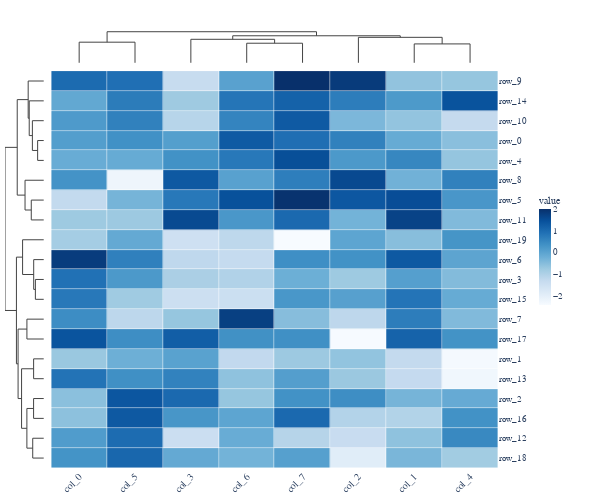

Notebook cell for this chart:
### Code cell
# Cell 6 — Minimal: just data + clustering, no annotations
rng2 = np.random.default_rng(0)
small = pd.DataFrame(
    rng2.standard_normal((20, 8)),
    index=[f"row_{i}" for i in range(20)],
    columns=[f"col_{j}" for j in range(8)],
)
ComplexHeatmap(small, colorscale="Blues", name="value", width=600, height=500).to_plotly()

### Figure 1 — Plotly figure (JSON) as saved in the notebook; plotly's stock layout.template omitted (floating-point values rounded to 4 significant figures; data arrays with more than 128 entries replaced by an {"elided": "..."} marker saying what was removed)
{"data": [{"colorbar": {"len": 0.3, "outlinewidth": 0, "thickness": 12, "tickfont": {"family": "Arial, Helvetica, sans-serif", "size": 9}, "title": {"font": {"family": "Arial, Helvetica, sans-serif", "size": 10}, "text": "value"}, "x": 1.075, "xpad": 4, "y": 0.5}, "colorscale": [[0.0, "rgb(247,251,255)"], [0.125, "rgb(222,235,247)"], [0.25, "rgb(198,219,239)"], [0.375, "rgb(158,202,225)"], [0.5, "rgb(107,174,214)"], [0.625, "rgb(66,146,198)"], [0.75, "rgb(33,113,181)"], [0.875, "rgb(8,81,156)"], [1.0, "rgb(8,48,107)"]], "customdata": {"elided": "20x8x2 str values"}, "hovertemplate": "row: %{customdata[0]}<br>col: %{customdata[1]}<br>value: %{z:.3f}<extra></extra>", "type": "heatmap", "x": [0.0, 1.0, 2.0, 3.0, 4.0, 5.0, 6.0, 7.0], "xaxis": "x3", "xgap": 0.5, "y": [0.0, 1.0, 2.0, 3.0, 4.0, 5.0, 6.0, 7.0, 8.0, 9.0, 10.0, 11.0, 12.0, 13.0, 14.0, 15.0, 16.0, 17.0, 18.0, 19.0], "yaxis": "y3", "ygap": 0.5, "z": {"elided": "20x8 float values"}}, {"hoverinfo": "none", "line": {"color": "#444444", "width": 1.0}, "mode": "lines", "showlegend": false, "type": "scatter", "x": [0.0, 0.0, 1.0, 1.0], "xaxis": "x", "y": [0.0, 5.044, 5.044, 0.0], "yaxis": "y"}, {"hoverinfo": "none", "line": {"color": "#444444", "width": 1.0}, "mode": "lines", "showlegend": false, "type": "scatter", "x": [3.0, 3.0, 4.0, 4.0], "xaxis": "x", "y": [0.0, 4.79, 4.79, 0.0], "yaxis": "y"}, {"hoverinfo": "none", "line": {"color": "#444444", "width": 1.0}, "mode": "lines", "showlegend": false, "type": "scatter", "x": [2.0, 2.0, 3.5, 3.5], "xaxis": "x", "y": [0.0, 5.749, 5.749, 4.79], "yaxis": "y"}, {"hoverinfo": "none", "line": {"color": "#444444", "width": 1.0}, "mode": "lines", "showlegend": false, "type": "scatter", "x": [6.0, 6.0, 7.0, 7.0], "xaxis": "x", "y": [0.0, 4.622, 4.622, 0.0], "yaxis": "y"}, {"hoverinfo": "none", "line": {"color": "#444444", "width": 1.0}, "mode": "lines", "showlegend": false, "type": "scatter", "x": [5.0, 5.0, 6.5, 6.5], "xaxis": "x", "y": [0.0, 6.232, 6.232, 4.622], "yaxis": "y"}, {"hoverinfo": "none", "line": {"color": "#444444", "width": 1.0}, "mode": "lines", "showlegend": false, "type": "scatter", "x": [2.75, 2.75, 5.75, 5.75], "xaxis": "x", "y": [5.749, 6.613, 6.613, 6.232], "yaxis": "y"}, {"hoverinfo": "none", "line": {"color": "#444444", "width": 1.0}, "mode": "lines", "showlegend": false, "type": "scatter", "x": [0.5, 0.5, 4.25, 4.25], "xaxis": "x", "y": [5.044, 7.604, 7.604, 6.613], "yaxis": "y"}, {"hoverinfo": "none", "line": {"color": "#444444", "width": 1.0}, "mode": "lines", "showlegend": false, "type": "scatter", "x": [-0.0, -1.266, -1.266, -0.0], "xaxis": "x2", "y": [3.0, 3.0, 4.0, 4.0], "yaxis": "y2"}, {"hoverinfo": "none", "line": {"color": "#444444", "width": 1.0}, "mode": "lines", "showlegend": false, "type": "scatter", "x": [-0.0, -2.335, -2.335, -1.266], "xaxis": "x2", "y": [2.0, 2.0, 3.5, 3.5], "yaxis": "y2"}, {"hoverinfo": "none", "line": {"color": "#444444", "width": 1.0}, "mode": "lines", "showlegend": false, "type": "scatter", "x": [-0.0, -2.978, -2.978, -2.335], "xaxis": "x2", "y": [1.0, 1.0, 2.75, 2.75], "yaxis": "y2"}, {"hoverinfo": "none", "line": {"color": "#444444", "width": 1.0}, "mode": "lines", "showlegend": false, "type": "scatter", "x": [-0.0, -3.192, -3.192, -2.978], "xaxis": "x2", "y": [0.0, 0.0, 1.875, 1.875], "yaxis": "y2"}, {"hoverinfo": "none", "line": {"color": "#444444", "width": 1.0}, "mode": "lines", "showlegend": false, "type": "scatter", "x": [-0.0, -2.563, -2.563, -0.0], "xaxis": "x2", "y": [6.0, 6.0, 7.0, 7.0], "yaxis": "y2"}, {"hoverinfo": "none", "line": {"color": "#444444", "width": 1.0}, "mode": "lines", "showlegend": false, "type": "scatter", "x": [-0.0, -3.832, -3.832, -2.563], "xaxis": "x2", "y": [5.0, 5.0, 6.5, 6.5], "yaxis": "y2"}, {"hoverinfo": "none", "line": {"color": "#444444", "width": 1.0}, "mode": "lines", "showlegend": false, "type": "scatter", "x": [-3.192, -5.426, -5.426, -3.832], "xaxis": "x2", "y": [0.9375, 0.9375, 5.75, 5.75], "yaxis": "y2"}, {"hoverinfo": "none", "line": {"color": "#444444", "width": 1.0}, "mode": "lines", "showlegend": false, "type": "scatter", "x": [-0.0, -1.725, -1.725, -0.0], "xaxis": "x2", "y": [10.0, 10.0, 11.0, 11.0], "yaxis": "y2"}, {"hoverinfo": "none", "line": {"color": "#444444", "width": 1.0}, "mode": "lines", "showlegend": false, "type": "scatter", "x": [-0.0, -2.067, -2.067, -1.725], "xaxis": "x2", "y": [9.0, 9.0, 10.5, 10.5], "yaxis": "y2"}, {"hoverinfo": "none", "line": {"color": "#444444", "width": 1.0}, "mode": "lines", "showlegend": false, "type": "scatter", "x": [-0.0, -4.331, -4.331, -2.067], "xaxis": "x2", "y": [8.0, 8.0, 9.75, 9.75], "yaxis": "y2"}, {"hoverinfo": "none", "line": {"color": "#444444", "width": 1.0}, "mode": "lines", "showlegend": false, "type": "scatter", "x": [-0.0, -3.451, -3.451, -0.0], "xaxis": "x2", "y": [12.0, 12.0, 13.0, 13.0], "yaxis": "y2"}, {"hoverinfo": "none", "line": {"color": "#444444", "width": 1.0}, "mode": "lines", "showlegend": false, "type": "scatter", "x": [-0.0, -2.086, -2.086, -0.0], "xaxis": "x2", "y": [14.0, 14.0, 15.0, 15.0], "yaxis": "y2"}, {"hoverinfo": "none", "line": {"color": "#444444", "width": 1.0}, "mode": "lines", "showlegend": false, "type": "scatter", "x": [-0.0, -2.089, -2.089, -0.0], "xaxis": "x2", "y": [16.0, 16.0, 17.0, 17.0], "yaxis": "y2"}, {"hoverinfo": "none", "line": {"color": "#444444", "width": 1.0}, "mode": "lines", "showlegend": false, "type": "scatter", "x": [-0.0, -2.265, -2.265, -0.0], "xaxis": "x2", "y": [18.0, 18.0, 19.0, 19.0], "yaxis": "y2"}, {"hoverinfo": "none", "line": {"color": "#444444", "width": 1.0}, "mode": "lines", "showlegend": false, "type": "scatter", "x": [-2.089, -3.455, -3.455, -2.265], "xaxis": "x2", "y": [16.5, 16.5, 18.5, 18.5], "yaxis": "y2"}, {"hoverinfo": "none", "line": {"color": "#444444", "width": 1.0}, "mode": "lines", "showlegend": false, "type": "scatter", "x": [-2.086, -4.54, -4.54, -3.455], "xaxis": "x2", "y": [14.5, 14.5, 17.5, 17.5], "yaxis": "y2"}, {"hoverinfo": "none", "line": {"color": "#444444", "width": 1.0}, "mode": "lines", "showlegend": false, "type": "scatter", "x": [-3.451, -5.251, -5.251, -4.54], "xaxis": "x2", "y": [12.5, 12.5, 16.0, 16.0], "yaxis": "y2"}, {"hoverinfo": "none", "line": {"color": "#444444", "width": 1.0}, "mode": "lines", "showlegend": false, "type": "scatter", "x": [-4.331, -5.586, -5.586, -5.251], "xaxis": "x2", "y": [8.875, 8.875, 14.25, 14.25], "yaxis": "y2"}, {"hoverinfo": "none", "line": {"color": "#444444", "width": 1.0}, "mode": "lines", "showlegend": false, "type": "scatter", "x": [-5.426, -7.916, -7.916, -5.586], "xaxis": "x2", "y": [3.344, 3.344, 11.56, 11.56], "yaxis": "y2"}], "layout": {"barmode": "stack", "font": {"family": "Arial, Helvetica, sans-serif", "size": 11}, "height": 500, "legend": {"bgcolor": "rgba(255,255,255,0.8)", "bordercolor": "#cccccc", "borderwidth": 1, "font": {"family": "Arial, Helvetica, sans-serif", "size": 10}, "itemsizing": "constant", "tracegroupgap": 8, "x": 1.183, "xanchor": "left", "y": 1.0, "yanchor": "top"}, "margin": {"b": 5, "l": 5, "r": 102, "t": 30}, "paper_bgcolor": "white", "plot_bgcolor": "rgba(0,0,0,0)", "width": 600, "xaxis": {"anchor": "y", "domain": [0.0938, 1.0], "matches": "x3", "showgrid": false, "showline": false, "showticklabels": false, "zeroline": false}, "xaxis2": {"anchor": "y2", "domain": [0.0, 0.0788], "showgrid": false, "showline": false, "showticklabels": false, "zeroline": false}, "xaxis3": {"anchor": "y3", "domain": [0.0938, 1.0], "showgrid": false, "showline": false, "showticklabels": true, "side": "bottom", "tickangle": -45, "tickfont": {"family": "Arial, Helvetica, sans-serif", "size": 10}, "ticktext": ["col_0", "col_5", "col_3", "col_6", "col_7", "col_2", "col_1", "col_4"], "tickvals": [0, 1, 2, 3, 4, 5, 6, 7], "zeroline": false}, "yaxis": {"anchor": "x", "domain": [0.9212, 1.0], "showgrid": false, "showline": false, "showticklabels": false, "zeroline": false}, "yaxis2": {"anchor": "x2", "autorange": false, "domain": [0.0, 0.9062], "range": [19.5, -0.5], "showgrid": false, "showline": false, "showticklabels": false, "zeroline": false}, "yaxis3": {"anchor": "x3", "autorange": false, "domain": [0.0, 0.9062], "matches": "y2", "range": [19.5, -0.5], "showgrid": false, "showline": false, "showticklabels": true, "side": "right", "tickfont": {"family": "Arial, Helvetica, sans-serif", "size": 9}, "ticktext": ["row_9", "row_14", "row_10", "row_0", "row_4", "row_8", "row_5", "row_11", "row_19", "row_6", "row_3", "row_15", "row_7", "row_17", "row_1", "row_13", "row_2", "row_16", "row_12", "row_18"], "tickvals": [0, 1, 2, 3, 4, 5, 6, 7, 8, 9, 10, 11, 12, 13, 14, 15, 16, 17, 18, 19], "zeroline": false}}}
